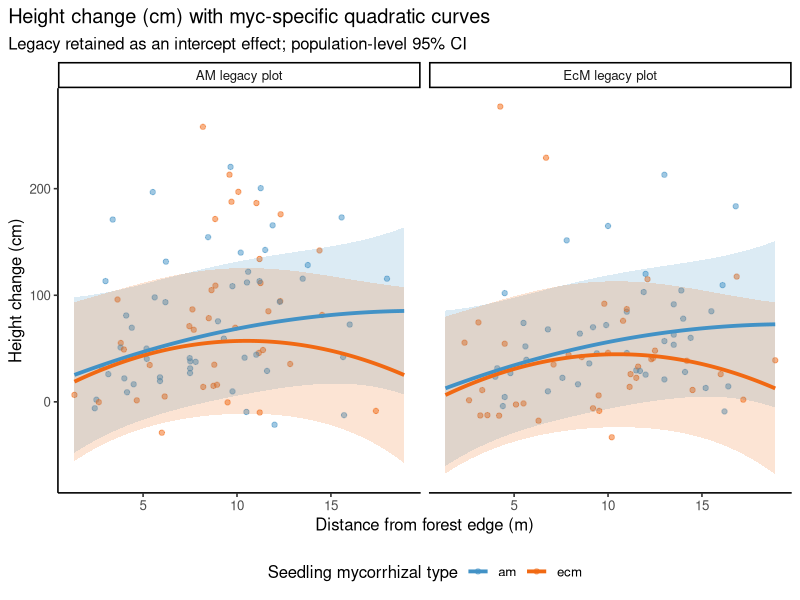
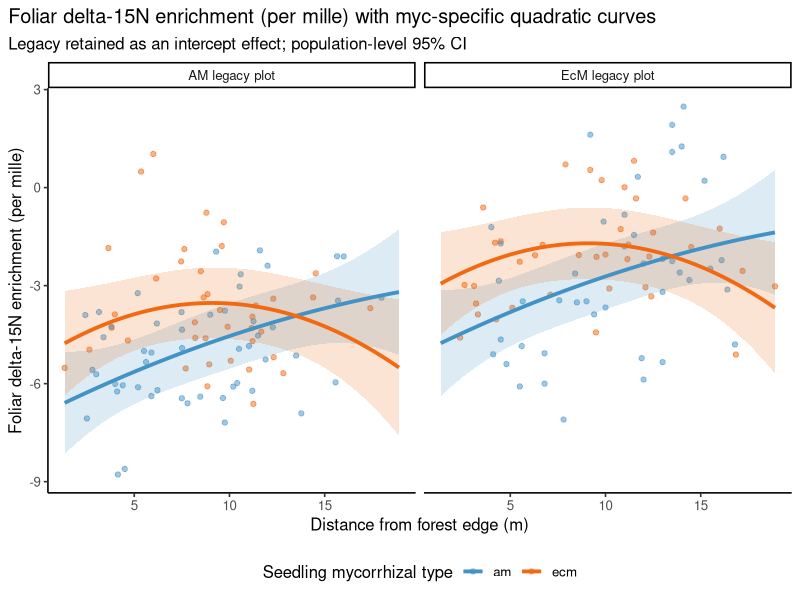
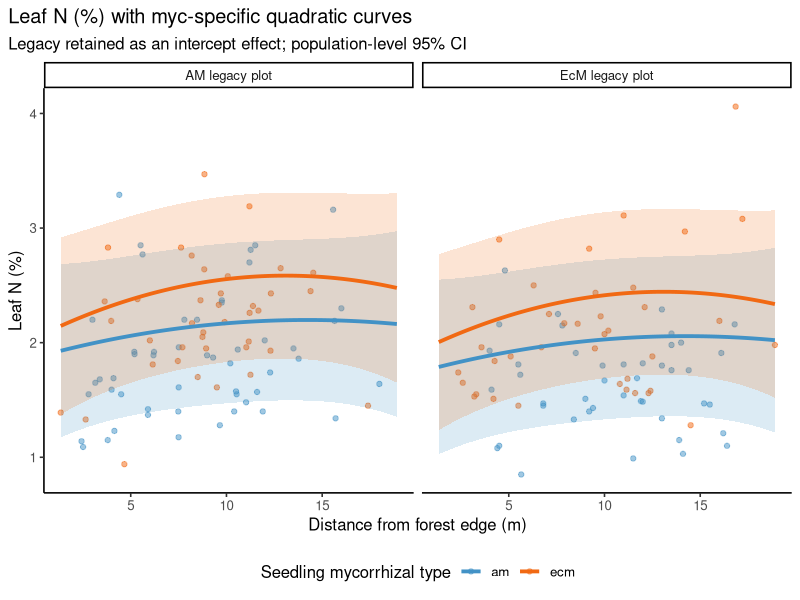

Write the R code that produced these figures, in order.
# Focused test: does distance curvature differ by seedling mycorrhizal type?
# Site legacy is retained as an intercept-level fixed effect only.
#
# PLAIN-LANGUAGE OVERVIEW
# -----------------------
# This script compares three models:
#   1. AM and EcM have different straight-line distance slopes.
#   2. AM and EcM have different slopes but share one quadratic curvature.
#   3. AM and EcM have different slopes AND different curvature.
#
# Legacy remains a main effect in every model. It may shift the response up
# or down, but it is not allowed to change the distance slope or curvature.
# Fixed-effect comparisons use maximum likelihood (REML = FALSE). The full
# myc-specific quadratic candidate is refitted with REML only for its plotted
# estimates; that refit does not mean the candidate was selected.

library(tidyverse)
library(lme4)
library(lmerTest)

output_dir <- "outplut/myc_specific_quadratic_legacy_intercept"
figure_dir <- file.path(output_dir, "figures")
dir.create(figure_dir, recursive = TRUE, showWarnings = FALSE)

# The source table contains every 2023 record twice. distinct() removes those
# exact duplicates so n, uncertainty, and p-values are not artificially high.
dat <- read_csv("outplut/alldata_03262026.csv", show_col_types = FALSE) %>%
  distinct() %>%
  filter(year == "2023") %>%
  mutate(
    myc_type = factor(myc_type, levels = c("am", "ecm")),
    mycorrhizal_legacy = factor(mycorrhizal_legacy, levels = c("am", "ecm")),
    condition = factor(condition),
    site_unit = factor(site_unit),
    species = factor(species),
    # Centering reduces correlation between distance and distance squared.
    # It also makes the linear coefficient the slope at the mean distance.
    distance_center = mean(distance_to_edge_m, na.rm = TRUE),
    dist_c = distance_to_edge_m - distance_center,
    dist_c2 = dist_c^2
  ) %>%
  droplevels()

# Response-specific covariates and random effects match the manuscript models.
# prediction_covariates are held at their means when model lines are drawn.
specs <- list(
  height_change = list(
    label = "Height change (cm)",
    covariates = c(
      "leaf_percent_n * myc_type",
      "foliar_15n_enrichment * myc_type"
    ),
    required = c("leaf_percent_n", "foliar_15n_enrichment"),
    prediction_covariates = c("leaf_percent_n", "foliar_15n_enrichment"),
    random = c("(1 | condition)", "(1 | site_unit)", "(1 | species)"),
    random_vars = c("condition", "site_unit", "species")
  ),
  foliar_15n_enrichment = list(
    label = "Foliar delta-15N enrichment (per mille)",
    covariates = "leaf_percent_n",
    required = "leaf_percent_n",
    prediction_covariates = "leaf_percent_n",
    random = c("(1 | site_unit)", "(1 | species)"),
    random_vars = c("site_unit", "species")
  ),
  leaf_percent_n = list(
    label = "Leaf N (%)",
    covariates = character(0),
    required = character(0),
    prediction_covariates = character(0),
    random = c("(1 | condition)", "(1 | site_unit)", "(1 | species)"),
    random_vars = c("condition", "site_unit", "species")
  )
)

make_formula <- function(response, spec, structure) {
  # linear_myc expands to dist_c + myc_type + dist_c:myc_type.
  # It allows different AM/EcM straight-line slopes but no curvature.
  #
  # common_quadratic adds one dist_c2 coefficient shared by AM and EcM.
  #
  # myc_quadratic also adds dist_c2:myc_type, allowing AM and EcM to
  # have different quadratic coefficients.
  distance <- switch(
    structure,
    linear_myc = "dist_c * myc_type",
    common_quadratic = "dist_c * myc_type + dist_c2",
    myc_quadratic = "(dist_c + dist_c2) * myc_type"
  )
  # Legacy is outside the distance interaction: intercept effect only.
  as.formula(paste(
    response, "~",
    paste(c(spec$covariates, "mycorrhizal_legacy", distance, spec$random), collapse = " + ")
  ))
}

fit_model <- function(formula, data, REML = FALSE) {
  # Use ML when comparing fixed effects. REML is reserved for the final
  # coefficient/prediction refit after a structure has been chosen.
  lme4::lmer(
    formula, data = data, REML = REML,
    control = lmerControl(optimizer = "bobyqa", optCtrl = list(maxfun = 2e5))
  )
}

compare_models <- function(response, question, smaller_name, larger_name, smaller, larger) {
  # Nested likelihood-ratio test:
  # H0 = the smaller model is sufficient.
  # H1 = the added term(s) in the larger model improve fit.
  # p < 0.05 supports the larger model. Negative delta_AIC also favors it.
  tab <- as.data.frame(anova(smaller, larger, refit = FALSE))
  p_col <- grep("^Pr\\(", names(tab), value = TRUE)[1]
  chisq_col <- grep("Chisq", names(tab), value = TRUE)[1]
  tibble(
    response = response,
    question = question,
    null_model = smaller_name,
    alternative_model = larger_name,
    chisq = tab[[chisq_col]][2],
    df = attr(logLik(larger), "df") - attr(logLik(smaller), "df"),
    p_value = tab[[p_col]][2],
    AIC_null = AIC(smaller),
    AIC_alternative = AIC(larger),
    delta_AIC = AIC(larger) - AIC(smaller),
    BIC_null = BIC(smaller),
    BIC_alternative = BIC(larger)
  )
}

curvature_contrasts <- function(model, response) {
  # The coefficient table prints AM curvature directly because AM is the
  # reference group. EcM curvature is the linear combination:
  #   dist_c2 + dist_c2:myc_typeecm
  # This function calculates both direct group estimates and their uncertainty.
  # A significant EcM contrast and nonsignificant AM contrast do NOT by
  # themselves prove a difference; that requires the interaction test below.
  beta <- fixef(model)
  vc <- vcov(model)
  mf <- model.frame(model)
  fixed_formula <- delete.response(terms(lme4::nobars(formula(model))))

  bind_rows(lapply(c("am", "ecm"), function(mt) {
    nd <- mf[rep(1, 2), , drop = FALSE]
    # Change only dist_c2 from 0 to 1 in the model matrix, thereby isolating
    # the quadratic coefficient for the requested mycorrhizal type.
    nd$dist_c <- 0
    nd$dist_c2 <- c(0, 1)
    nd$myc_type <- factor(mt, levels = levels(mf$myc_type))
    mm <- model.matrix(fixed_formula, nd)[, names(beta), drop = FALSE]
    contrast <- mm[2, ] - mm[1, ]
    estimate <- sum(contrast * beta)
    se <- sqrt(as.numeric(t(contrast) %*% vc %*% contrast))
    z <- estimate / se
    tibble(
      response = response, myc_type = mt,
      quadratic_estimate = estimate, std_error = se,
      z_value = z,
      p_value = 2 * pnorm(abs(z), lower.tail = FALSE),
      conf_low = estimate - 1.96 * se,
      conf_high = estimate + 1.96 * se
    )
  }))
}

prediction_grid <- function(d, spec, model) {
  # Create evenly spaced distances for each myc type x legacy combination.
  # Continuous covariates are held at their means. Predictions use only fixed
  # effects, so the lines represent population-level relationships.
  grid <- expand_grid(
    myc_type = factor(c("am", "ecm"), levels = levels(d$myc_type)),
    mycorrhizal_legacy = factor(c("am", "ecm"), levels = levels(d$mycorrhizal_legacy)),
    distance_to_edge_m = seq(
      min(d$distance_to_edge_m), max(d$distance_to_edge_m), length.out = 150
    )
  ) %>%
    mutate(
      distance_center = unique(d$distance_center),
      dist_c = distance_to_edge_m - distance_center,
      dist_c2 = dist_c^2
    )
  for (v in spec$prediction_covariates) grid[[v]] <- mean(d[[v]], na.rm = TRUE)
  for (v in spec$random_vars) {
    if (!v %in% names(grid)) grid[[v]] <- factor(levels(d[[v]])[1], levels = levels(d[[v]]))
  }
  ff <- delete.response(terms(lme4::nobars(formula(model))))
  x <- model.matrix(ff, grid)
  beta <- fixef(model)
  x <- x[, names(beta), drop = FALSE]
  fit <- as.numeric(x %*% beta)
  se <- sqrt(diag(x %*% vcov(model) %*% t(x)))
  grid %>% mutate(fit = fit, se = se, lower = fit - 1.96 * se, upper = fit + 1.96 * se)
}

make_plot <- function(response, spec, d, pred) {
  # Points are raw deduplicated observations. Lines and ribbons are model
  # predictions and approximate fixed-effect 95% confidence intervals.
  ggplot() +
    geom_point(
      data = d,
      aes(distance_to_edge_m, .data[[response]], color = myc_type),
      alpha = 0.5
    ) +
    geom_ribbon(
      data = pred,
      aes(
        distance_to_edge_m, ymin = lower, ymax = upper,
        fill = myc_type, group = interaction(myc_type, mycorrhizal_legacy)
      ), alpha = 0.18
    ) +
    geom_line(
      data = pred,
      aes(distance_to_edge_m, fit, color = myc_type),
      linewidth = 1.3
    ) +
    facet_wrap(
      ~mycorrhizal_legacy,
      labeller = as_labeller(c(am = "AM legacy plot", ecm = "EcM legacy plot"))
    ) +
    scale_color_manual(values = c(am = "#4292C6", ecm = "#F16913")) +
    scale_fill_manual(values = c(am = "#4292C6", ecm = "#F16913"), guide = "none") +
    labs(
      x = "Distance from forest edge (m)", y = spec$label,
      color = "Seedling mycorrhizal type",
      title = paste(spec$label, "with myc-specific quadratic curves"),
      subtitle = "Legacy retained as an intercept effect; population-level 95% CI"
    ) +
    theme_classic(base_size = 12) +
    theme(legend.position = "bottom", plot.title.position = "plot")
}

tests <- list()
contrasts <- list()
model_info <- list()

for (response in names(specs)) {
  message("Testing ", response, "...")
  spec <- specs[[response]]
  needed <- unique(c(
    response, "distance_to_edge_m", "dist_c", "dist_c2",
    "myc_type", "mycorrhizal_legacy", spec$required, spec$random_vars
  ))
  d <- dat %>% filter(if_all(all_of(needed), ~ !is.na(.x))) %>% droplevels()

  # Fit all candidates to exactly the same complete-case rows.
  linear <- fit_model(make_formula(response, spec, "linear_myc"), d)
  common_quad <- fit_model(make_formula(response, spec, "common_quadratic"), d)
  myc_quad <- fit_model(make_formula(response, spec, "myc_quadratic"), d)

  tests[[response]] <- bind_rows(
    # TEST 1 (2 df): Does adding both the shared x^2 term and the
    # x^2-by-myc interaction improve myc-specific straight lines?
    # This is the main omnibus test for myc-specific curvature.
    compare_models(
      response, "Does adding AM- and EcM-specific curvature improve myc-specific linear slopes?",
      "myc_specific_linear", "myc_specific_quadratic", linear, myc_quad
    ),
    # TEST 2 (1 df): With a quadratic term in both models, is the additional
    # x^2-by-myc interaction needed? This formally tests whether AM and EcM
    # curvature differ.
    compare_models(
      response, "Does curvature differ between AM and EcM?",
      "common_quadratic", "myc_specific_quadratic", common_quad, myc_quad
    ),
    # TEST 3 (1 df): After allowing different AM/EcM linear slopes, does one
    # shared quadratic term improve the model?
    compare_models(
      response, "Does a common quadratic term improve myc-specific linear slopes?",
      "myc_specific_linear", "common_quadratic", linear, common_quad
    )
  )
  # Follow-up within-type estimates. Interpret cautiously when Test 1 or
  # Test 2 is nonsignificant; do not select a model from one contrast alone.
  contrasts[[response]] <- curvature_contrasts(myc_quad, response)

  model_info[[response]] <- tibble(
    response = response, n = nrow(d),
    linear_AIC = AIC(linear), common_quadratic_AIC = AIC(common_quad),
    myc_quadratic_AIC = AIC(myc_quad),
    linear_BIC = BIC(linear), common_quadratic_BIC = BIC(common_quad),
    myc_quadratic_BIC = BIC(myc_quad),
    linear_singular = isSingular(linear),
    common_quadratic_singular = isSingular(common_quad),
    myc_quadratic_singular = isSingular(myc_quad)
  )

  # Exploratory REML refit used for the myc-specific quadratic figures.
  # The model comparison above—not this refit—determines model support.
  final_quad <- fit_model(make_formula(response, spec, "myc_quadratic"), d, REML = TRUE)
  pred <- prediction_grid(d, spec, final_quad)
  fig <- make_plot(response, spec, d, pred)
  write_csv(pred, file.path(output_dir, paste0(response, "_myc_quadratic_prediction_grid.csv")))
  ggsave(
    file.path(figure_dir, paste0(response, "_myc_quadratic.png")),
    fig, width = 8, height = 6, dpi = 300, bg = "white"
  )
  capture.output(summary(final_quad), file = file.path(output_dir, paste0(response, "_myc_quadratic_summary.txt")))
}

write_csv(bind_rows(tests), file.path(output_dir, "focused_model_tests.csv"))
write_csv(bind_rows(contrasts), file.path(output_dir, "am_ecm_curvature_contrasts.csv"))
write_csv(bind_rows(model_info), file.path(output_dir, "candidate_model_information.csv"))

cat("\nFocused model tests:\n")
print(bind_rows(tests))
cat("\nAM and EcM curvature contrasts:\n")
print(bind_rows(contrasts))
